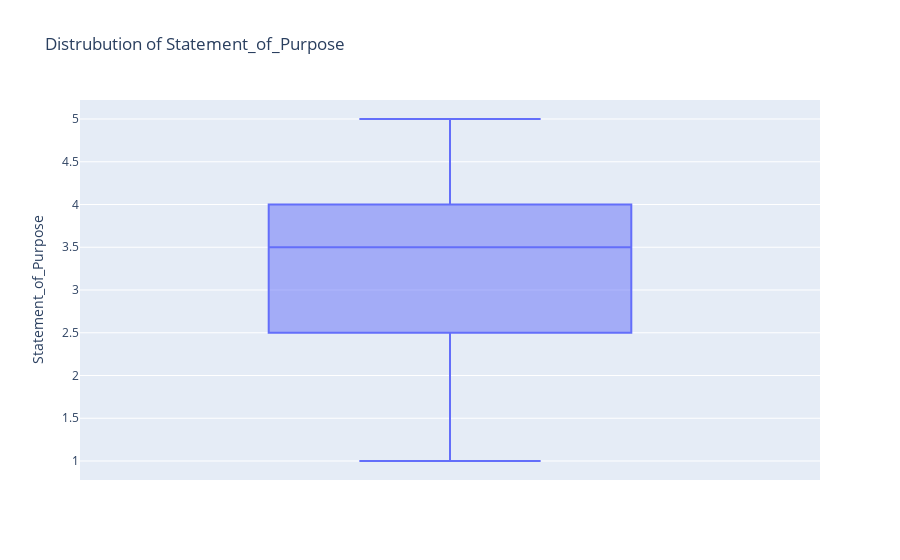

The notebook cell this image was saved under:
### Code cell
fig = px.box(df,y="Statement_of_Purpose",title=f"Distrubution of Statement_of_Purpose")
fig.show()

### Figure 1 — Plotly figure (JSON) as saved in the notebook; plotly's stock layout.template omitted (floating-point values rounded to 4 significant figures; data arrays with more than 128 entries replaced by an {"elided": "..."} marker saying what was removed)
{"data": [{"alignmentgroup": "True", "hovertemplate": "Statement_of_Purpose=%{y}<extra></extra>", "legendgroup": "", "marker": {"color": "#636efa"}, "name": "", "notched": false, "offsetgroup": "", "orientation": "v", "showlegend": false, "type": "box", "x0": " ", "xaxis": "x", "y": {"elided": "500 float values"}, "y0": " ", "yaxis": "y"}], "layout": {"boxmode": "group", "legend": {"tracegroupgap": 0}, "title": {"text": "Distrubution of Statement_of_Purpose"}, "xaxis": {"anchor": "y", "domain": [0, 1]}, "yaxis": {"anchor": "x", "domain": [0, 1], "title": {"text": "Statement_of_Purpose"}}}}
